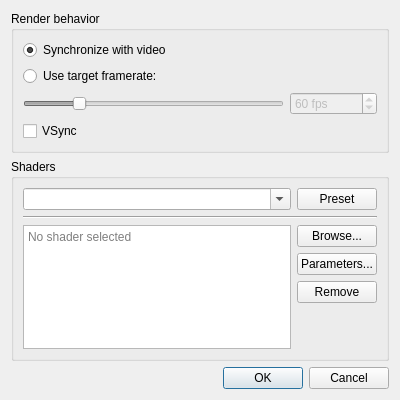
<?xml version="1.0" encoding="UTF-8"?>
<ui version="4.0">
 <class>OpenGLOptionsDialog</class>
 <widget class="QDialog" name="OpenGLOptionsDialog">
  <property name="geometry">
   <rect>
    <x>0</x>
    <y>0</y>
    <width>400</width>
    <height>400</height>
   </rect>
  </property>
  <property name="windowTitle">
   <string>OpenGL 3.0 renderer options</string>
  </property>
  <layout class="QVBoxLayout" name="verticalLayout">
   <item>
    <widget class="QGroupBox" name="groupBox">
     <property name="title">
      <string>Render behavior</string>
     </property>
     <layout class="QGridLayout" name="gridLayout_2" columnstretch="3,1">
      <item row="1" column="0">
       <widget class="QRadioButton" name="syncToFramerate">
        <property name="text">
         <string>Use target framerate:</string>
        </property>
       </widget>
      </item>
      <item row="2" column="1">
       <widget class="QSpinBox" name="targetFps">
        <property name="enabled">
         <bool>false</bool>
        </property>
        <property name="suffix">
         <string> fps</string>
        </property>
        <property name="minimum">
         <number>15</number>
        </property>
        <property name="maximum">
         <number>240</number>
        </property>
        <property name="value">
         <number>60</number>
        </property>
       </widget>
      </item>
      <item row="3" column="0">
       <widget class="QCheckBox" name="vsync">
        <property name="text">
         <string>VSync</string>
        </property>
       </widget>
      </item>
      <item row="0" column="0">
       <widget class="QRadioButton" name="syncWithVideo">
        <property name="toolTip">
         <string>&lt;html&gt;&lt;head/&gt;&lt;body&gt;&lt;p&gt;Render each frame immediately, in sync with the emulated display.&lt;/p&gt;&lt;p&gt;&lt;span style=&quot; font-style:italic;&quot;&gt;This is the recommended option if the shaders in use don't utilize frametime for animated effects.&lt;/span&gt;&lt;/p&gt;&lt;/body&gt;&lt;/html&gt;</string>
        </property>
        <property name="text">
         <string>Synchronize with video</string>
        </property>
        <property name="checked">
         <bool>true</bool>
        </property>
       </widget>
      </item>
      <item row="2" column="0">
       <widget class="QSlider" name="fpsSlider">
        <property name="enabled">
         <bool>false</bool>
        </property>
        <property name="minimum">
         <number>15</number>
        </property>
        <property name="maximum">
         <number>240</number>
        </property>
        <property name="value">
         <number>60</number>
        </property>
        <property name="orientation">
         <enum>Qt::Horizontal</enum>
        </property>
        <property name="invertedAppearance">
         <bool>false</bool>
        </property>
        <property name="tickPosition">
         <enum>QSlider::NoTicks</enum>
        </property>
       </widget>
      </item>
     </layout>
    </widget>
   </item>
   <item>
    <widget class="QGroupBox" name="groupBox_2">
     <property name="title">
      <string>Shaders</string>
     </property>
     <layout class="QGridLayout" name="gridLayout" columnstretch="3,0">
      <item row="1" column="1">
       <widget class="QPushButton" name="deletePreset">
        <property name="text">
         <string>Preset</string>
        </property>
       </widget>
      </item>
      <item row="4" column="1">
       <widget class="QPushButton" name="editParameters">
        <property name="text">
         <string>Parameters...</string>
        </property>
       </widget>
      </item>
      <item row="5" column="1">
       <widget class="QPushButton" name="removeShader">
        <property name="text">
         <string>Remove</string>
        </property>
       </widget>
      </item>
      <item row="3" column="1" alignment="Qt::AlignTop">
       <widget class="QPushButton" name="addShader">
        <property name="text">
         <string>Browse...</string>
        </property>
       </widget>
      </item>
      <item row="2" column="0" colspan="2">
       <widget class="Line" name="line">
        <property name="orientation">
         <enum>Qt::Horizontal</enum>
        </property>
       </widget>
      </item>
      <item row="6" column="1">
       <spacer name="verticalSpacer">
        <property name="orientation">
         <enum>Qt::Vertical</enum>
        </property>
        <property name="sizeHint" stdset="0">
         <size>
          <width>20</width>
          <height>40</height>
         </size>
        </property>
       </spacer>
      </item>
      <item row="1" column="0">
       <widget class="QComboBox" name="presetCombo">
        <property name="editable">
         <bool>true</bool>
        </property>
        <property name="placeholderText">
         <string>No preset</string>
        </property>
       </widget>
      </item>
      <item row="3" column="0" rowspan="4">
       <widget class="QTextEdit" name="shader">
        <property name="readOnly">
         <bool>true</bool>
        </property>
        <property name="placeholderText">
         <string>No shader selected</string>
        </property>
       </widget>
      </item>
     </layout>
    </widget>
   </item>
   <item>
    <widget class="QDialogButtonBox" name="buttonBox">
     <property name="orientation">
      <enum>Qt::Horizontal</enum>
     </property>
     <property name="standardButtons">
      <set>QDialogButtonBox::Cancel|QDialogButtonBox::Ok</set>
     </property>
    </widget>
   </item>
  </layout>
 </widget>
 <tabstops>
  <tabstop>syncWithVideo</tabstop>
  <tabstop>syncToFramerate</tabstop>
  <tabstop>fpsSlider</tabstop>
  <tabstop>targetFps</tabstop>
  <tabstop>vsync</tabstop>
  <tabstop>shader</tabstop>
  <tabstop>addShader</tabstop>
  <tabstop>removeShader</tabstop>
 </tabstops>
 <resources/>
 <connections>
  <connection>
   <sender>buttonBox</sender>
   <signal>accepted()</signal>
   <receiver>OpenGLOptionsDialog</receiver>
   <slot>accept()</slot>
   <hints>
    <hint type="sourcelabel">
     <x>257</x>
     <y>310</y>
    </hint>
    <hint type="destinationlabel">
     <x>157</x>
     <y>274</y>
    </hint>
   </hints>
  </connection>
  <connection>
   <sender>buttonBox</sender>
   <signal>rejected()</signal>
   <receiver>OpenGLOptionsDialog</receiver>
   <slot>reject()</slot>
   <hints>
    <hint type="sourcelabel">
     <x>325</x>
     <y>310</y>
    </hint>
    <hint type="destinationlabel">
     <x>286</x>
     <y>274</y>
    </hint>
   </hints>
  </connection>
  <connection>
   <sender>syncToFramerate</sender>
   <signal>toggled(bool)</signal>
   <receiver>targetFps</receiver>
   <slot>setEnabled(bool)</slot>
   <hints>
    <hint type="sourcelabel">
     <x>140</x>
     <y>71</y>
    </hint>
    <hint type="destinationlabel">
     <x>380</x>
     <y>98</y>
    </hint>
   </hints>
  </connection>
  <connection>
   <sender>syncToFramerate</sender>
   <signal>toggled(bool)</signal>
   <receiver>fpsSlider</receiver>
   <slot>setEnabled(bool)</slot>
   <hints>
    <hint type="sourcelabel">
     <x>158</x>
     <y>66</y>
    </hint>
    <hint type="destinationlabel">
     <x>168</x>
     <y>87</y>
    </hint>
   </hints>
  </connection>
  <connection>
   <sender>fpsSlider</sender>
   <signal>valueChanged(int)</signal>
   <receiver>targetFps</receiver>
   <slot>setValue(int)</slot>
   <hints>
    <hint type="sourcelabel">
     <x>252</x>
     <y>90</y>
    </hint>
    <hint type="destinationlabel">
     <x>308</x>
     <y>89</y>
    </hint>
   </hints>
  </connection>
  <connection>
   <sender>targetFps</sender>
   <signal>valueChanged(int)</signal>
   <receiver>fpsSlider</receiver>
   <slot>setValue(int)</slot>
   <hints>
    <hint type="sourcelabel">
     <x>364</x>
     <y>93</y>
    </hint>
    <hint type="destinationlabel">
     <x>134</x>
     <y>93</y>
    </hint>
   </hints>
  </connection>
  <connection>
   <sender>removeShader</sender>
   <signal>clicked()</signal>
   <receiver>shader</receiver>
   <slot>clear()</slot>
   <hints>
    <hint type="sourcelabel">
     <x>380</x>
     <y>242</y>
    </hint>
    <hint type="destinationlabel">
     <x>235</x>
     <y>208</y>
    </hint>
   </hints>
  </connection>
 </connections>
</ui>
